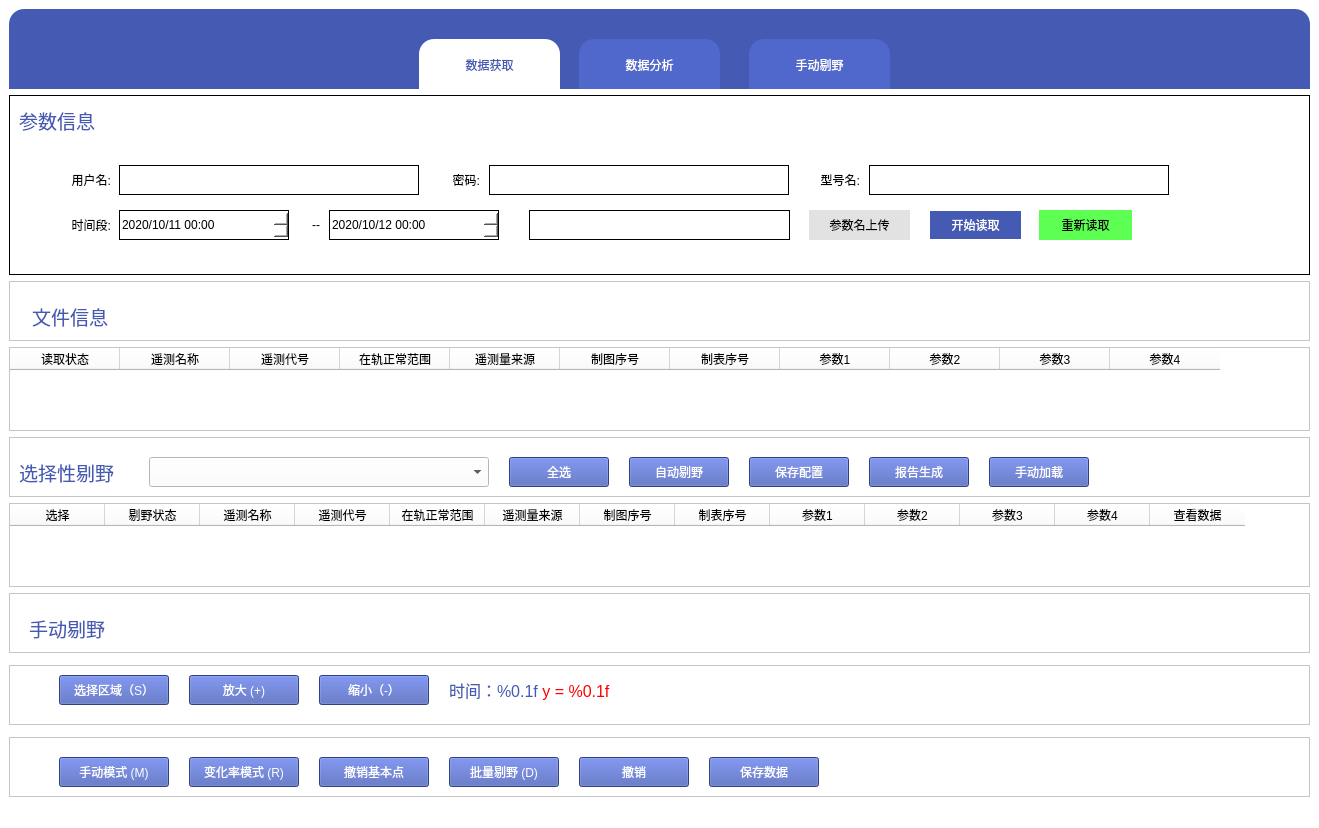
<?xml version="1.0" encoding="UTF-8"?>
<ui version="4.0">
 <class>MainWindow</class>
 <widget class="QMainWindow" name="MainWindow">
  <property name="geometry">
   <rect>
    <x>0</x>
    <y>0</y>
    <width>1319</width>
    <height>828</height>
   </rect>
  </property>
  <property name="minimumSize">
   <size>
    <width>1319</width>
    <height>828</height>
   </size>
  </property>
  <property name="windowTitle">
   <string>MainWindow</string>
  </property>
  <property name="styleSheet">
   <string notr="true">background-color: rgb(255, 255, 255);
margin: 0px;</string>
  </property>
  <property name="locale">
   <locale language="Chinese" country="HongKong"/>
  </property>
  <widget class="QWidget" name="centralwidget">
   <layout class="QVBoxLayout" name="verticalLayout">
    <item>
     <widget class="QFrame" name="frame_5">
      <property name="minimumSize">
       <size>
        <width>0</width>
        <height>80</height>
       </size>
      </property>
      <property name="styleSheet">
       <string notr="true">background-color: rgb(69, 90, 179);
border-top-left-radius:15px;
border-top-right-radius:15px;</string>
      </property>
      <property name="frameShape">
       <enum>QFrame::StyledPanel</enum>
      </property>
      <property name="frameShadow">
       <enum>QFrame::Raised</enum>
      </property>
      <widget class="QPushButton" name="data_get_btn">
       <property name="geometry">
        <rect>
         <x>410</x>
         <y>30</y>
         <width>141</width>
         <height>51</height>
        </rect>
       </property>
       <property name="styleSheet">
        <string notr="true">background-color: rgb(80, 103, 203);
font: 75 12pt &quot;微软雅黑&quot;;
background-color: rgb(255, 255, 255);
color:#455ab3;
border-top-left-radius:15px;
border-top-right-radius:15px</string>
       </property>
       <property name="text">
        <string>数据获取</string>
       </property>
      </widget>
      <widget class="QPushButton" name="data_analysis_btn">
       <property name="geometry">
        <rect>
         <x>570</x>
         <y>30</y>
         <width>141</width>
         <height>51</height>
        </rect>
       </property>
       <property name="styleSheet">
        <string notr="true">background-color: rgb(80, 103, 203);
font: 75 12pt &quot;微软雅黑&quot;;
color: rgb(255, 255, 255);
border-top-left-radius:15px;
border-top-right-radius:15px;</string>
       </property>
       <property name="text">
        <string>数据分析</string>
       </property>
      </widget>
      <widget class="QPushButton" name="choice_btn">
       <property name="geometry">
        <rect>
         <x>740</x>
         <y>30</y>
         <width>141</width>
         <height>51</height>
        </rect>
       </property>
       <property name="styleSheet">
        <string notr="true">background-color: rgb(80, 103, 203);
font: 75 12pt &quot;微软雅黑&quot;;
color: rgb(255, 255, 255);
border-top-left-radius:15px;
border-top-right-radius:15px;</string>
       </property>
       <property name="text">
        <string>手动剔野</string>
       </property>
      </widget>
      <widget class="QLabel" name="label_3">
       <property name="geometry">
        <rect>
         <x>20</x>
         <y>10</y>
         <width>353</width>
         <height>60</height>
        </rect>
       </property>
       <property name="styleSheet">
        <string notr="true">border-top-left-radius:0px;
border-top-right-radius:0px;
</string>
       </property>
       <property name="text">
        <string/>
       </property>
      </widget>
     </widget>
    </item>
    <item>
     <widget class="QFrame" name="frame">
      <property name="enabled">
       <bool>true</bool>
      </property>
      <property name="minimumSize">
       <size>
        <width>0</width>
        <height>180</height>
       </size>
      </property>
      <property name="maximumSize">
       <size>
        <width>16777215</width>
        <height>180</height>
       </size>
      </property>
      <property name="styleSheet">
       <string notr="true">margin: 0px;
border-width: 1px;border-style: solid;</string>
      </property>
      <property name="frameShape">
       <enum>QFrame::StyledPanel</enum>
      </property>
      <property name="frameShadow">
       <enum>QFrame::Raised</enum>
      </property>
      <widget class="QLabel" name="label_8">
       <property name="geometry">
        <rect>
         <x>290</x>
         <y>115</y>
         <width>21</width>
         <height>30</height>
        </rect>
       </property>
       <property name="styleSheet">
        <string notr="true">border:0px;font: 10pt &quot;Microsoft YaHei UI&quot;;</string>
       </property>
       <property name="text">
        <string>--</string>
       </property>
       <property name="alignment">
        <set>Qt::AlignRight|Qt::AlignTrailing|Qt::AlignVCenter</set>
       </property>
      </widget>
      <widget class="QLabel" name="label">
       <property name="geometry">
        <rect>
         <x>10</x>
         <y>10</y>
         <width>101</width>
         <height>31</height>
        </rect>
       </property>
       <property name="font">
        <font>
         <family>Microsoft YaHei UI</family>
         <pointsize>14</pointsize>
         <weight>9</weight>
         <italic>false</italic>
         <bold>false</bold>
        </font>
       </property>
       <property name="styleSheet">
        <string notr="true">color:#455ab3;
font: 75 14pt &quot;Microsoft YaHei UI&quot;;
border:0px;</string>
       </property>
       <property name="text">
        <string>参数信息</string>
       </property>
      </widget>
      <widget class="QPushButton" name="crawl_btn">
       <property name="geometry">
        <rect>
         <x>920</x>
         <y>115</y>
         <width>93</width>
         <height>30</height>
        </rect>
       </property>
       <property name="styleSheet">
        <string notr="true">font: 10pt &quot;Microsoft YaHei UI&quot;;
background-color:#455ab3;
color:#fff;</string>
       </property>
       <property name="text">
        <string>开始读取</string>
       </property>
      </widget>
      <widget class="QLineEdit" name="model_edit">
       <property name="geometry">
        <rect>
         <x>860</x>
         <y>70</y>
         <width>300</width>
         <height>30</height>
        </rect>
       </property>
      </widget>
      <widget class="QLineEdit" name="password_edit">
       <property name="geometry">
        <rect>
         <x>480</x>
         <y>70</y>
         <width>300</width>
         <height>30</height>
        </rect>
       </property>
       <property name="styleSheet">
        <string notr="true">font: 12pt &quot;Microsoft YaHei UI&quot;;</string>
       </property>
      </widget>
      <widget class="QLineEdit" name="username_edit">
       <property name="geometry">
        <rect>
         <x>110</x>
         <y>70</y>
         <width>300</width>
         <height>30</height>
        </rect>
       </property>
       <property name="styleSheet">
        <string notr="true">font: 12pt &quot;Microsoft YaHei UI&quot;;</string>
       </property>
      </widget>
      <widget class="QPushButton" name="upload_excel_btn">
       <property name="geometry">
        <rect>
         <x>800</x>
         <y>115</y>
         <width>101</width>
         <height>30</height>
        </rect>
       </property>
       <property name="styleSheet">
        <string notr="true">font: 10pt &quot;Microsoft YaHei UI&quot;;
background-color: rgb(226,226,226);</string>
       </property>
       <property name="text">
        <string>参数名上传</string>
       </property>
      </widget>
      <widget class="QLabel" name="label_6">
       <property name="geometry">
        <rect>
         <x>30</x>
         <y>115</y>
         <width>72</width>
         <height>30</height>
        </rect>
       </property>
       <property name="styleSheet">
        <string notr="true">border:0px;font: 10pt &quot;Microsoft YaHei UI&quot;;</string>
       </property>
       <property name="text">
        <string>时间段:</string>
       </property>
       <property name="alignment">
        <set>Qt::AlignRight|Qt::AlignTrailing|Qt::AlignVCenter</set>
       </property>
      </widget>
      <widget class="QDateTimeEdit" name="end_time_edit">
       <property name="geometry">
        <rect>
         <x>320</x>
         <y>115</y>
         <width>170</width>
         <height>30</height>
        </rect>
       </property>
       <property name="styleSheet">
        <string notr="true">font: 10pt &quot;Microsoft YaHei UI&quot;;</string>
       </property>
       <property name="locale">
        <locale language="Chinese" country="China"/>
       </property>
       <property name="dateTime">
        <datetime>
         <hour>0</hour>
         <minute>0</minute>
         <second>0</second>
         <year>2020</year>
         <month>10</month>
         <day>12</day>
        </datetime>
       </property>
       <property name="date">
        <date>
         <year>2020</year>
         <month>10</month>
         <day>12</day>
        </date>
       </property>
       <property name="displayFormat">
        <string>yyyy/MM/dd HH:mm</string>
       </property>
       <property name="timeSpec">
        <enum>Qt::TimeZone</enum>
       </property>
      </widget>
      <widget class="QLabel" name="label_7">
       <property name="geometry">
        <rect>
         <x>420</x>
         <y>70</y>
         <width>51</width>
         <height>30</height>
        </rect>
       </property>
       <property name="styleSheet">
        <string notr="true">border:0px;font: 10pt &quot;Microsoft YaHei UI&quot;;</string>
       </property>
       <property name="text">
        <string>密码:</string>
       </property>
       <property name="alignment">
        <set>Qt::AlignRight|Qt::AlignTrailing|Qt::AlignVCenter</set>
       </property>
      </widget>
      <widget class="QLabel" name="label_5">
       <property name="geometry">
        <rect>
         <x>790</x>
         <y>70</y>
         <width>61</width>
         <height>30</height>
        </rect>
       </property>
       <property name="styleSheet">
        <string notr="true">border:0px;font: 10pt &quot;Microsoft YaHei UI&quot;;</string>
       </property>
       <property name="text">
        <string>型号名:</string>
       </property>
       <property name="alignment">
        <set>Qt::AlignRight|Qt::AlignTrailing|Qt::AlignVCenter</set>
       </property>
      </widget>
      <widget class="QDateTimeEdit" name="create_time_edit">
       <property name="geometry">
        <rect>
         <x>110</x>
         <y>115</y>
         <width>170</width>
         <height>30</height>
        </rect>
       </property>
       <property name="styleSheet">
        <string notr="true">font: 10pt &quot;Microsoft YaHei UI&quot;;</string>
       </property>
       <property name="locale">
        <locale language="Chinese" country="China"/>
       </property>
       <property name="frame">
        <bool>true</bool>
       </property>
       <property name="dateTime">
        <datetime>
         <hour>0</hour>
         <minute>0</minute>
         <second>0</second>
         <year>2020</year>
         <month>10</month>
         <day>11</day>
        </datetime>
       </property>
       <property name="displayFormat">
        <string notr="true">yyyy/MM/dd HH:mm</string>
       </property>
       <property name="calendarPopup">
        <bool>false</bool>
       </property>
       <property name="timeSpec">
        <enum>Qt::TimeZone</enum>
       </property>
      </widget>
      <widget class="QLineEdit" name="excel_path_edit">
       <property name="geometry">
        <rect>
         <x>520</x>
         <y>115</y>
         <width>261</width>
         <height>30</height>
        </rect>
       </property>
       <property name="styleSheet">
        <string notr="true">font: 9pt &quot;Microsoft YaHei UI&quot;;</string>
       </property>
      </widget>
      <widget class="QLabel" name="label_4">
       <property name="geometry">
        <rect>
         <x>30</x>
         <y>70</y>
         <width>72</width>
         <height>30</height>
        </rect>
       </property>
       <property name="styleSheet">
        <string notr="true">border:0px;font: 10pt &quot;Microsoft YaHei UI&quot;;</string>
       </property>
       <property name="text">
        <string>用户名:</string>
       </property>
       <property name="alignment">
        <set>Qt::AlignRight|Qt::AlignTrailing|Qt::AlignVCenter</set>
       </property>
      </widget>
      <widget class="QPushButton" name="reset_crawl_btn">
       <property name="geometry">
        <rect>
         <x>1030</x>
         <y>115</y>
         <width>93</width>
         <height>30</height>
        </rect>
       </property>
       <property name="styleSheet">
        <string notr="true">font: 10pt &quot;Microsoft YaHei UI&quot;;
background-color:#5eff53;</string>
       </property>
       <property name="text">
        <string>重新读取</string>
       </property>
      </widget>
     </widget>
    </item>
    <item>
     <widget class="QFrame" name="frame_7">
      <property name="minimumSize">
       <size>
        <width>0</width>
        <height>60</height>
       </size>
      </property>
      <property name="maximumSize">
       <size>
        <width>16777215</width>
        <height>60</height>
       </size>
      </property>
      <property name="frameShape">
       <enum>QFrame::StyledPanel</enum>
      </property>
      <property name="frameShadow">
       <enum>QFrame::Raised</enum>
      </property>
      <widget class="QLabel" name="label_2">
       <property name="geometry">
        <rect>
         <x>10</x>
         <y>10</y>
         <width>120</width>
         <height>50</height>
        </rect>
       </property>
       <property name="minimumSize">
        <size>
         <width>120</width>
         <height>50</height>
        </size>
       </property>
       <property name="maximumSize">
        <size>
         <width>120</width>
         <height>50</height>
        </size>
       </property>
       <property name="font">
        <font>
         <family>Microsoft YaHei UI</family>
         <pointsize>14</pointsize>
         <weight>9</weight>
         <italic>false</italic>
         <bold>false</bold>
        </font>
       </property>
       <property name="styleSheet">
        <string notr="true">color:#455ab3;
font: 75 14pt &quot;Microsoft YaHei UI&quot;;
border:0px;
margin: 8px;</string>
       </property>
       <property name="text">
        <string>文件信息</string>
       </property>
      </widget>
     </widget>
    </item>
    <item>
     <widget class="QTableWidget" name="fileinfo_table">
      <property name="sizePolicy">
       <sizepolicy hsizetype="Expanding" vsizetype="Expanding">
        <horstretch>0</horstretch>
        <verstretch>0</verstretch>
       </sizepolicy>
      </property>
      <property name="styleSheet">
       <string notr="true">font: 10pt &quot;Microsoft YaHei UI&quot;;
</string>
      </property>
      <property name="autoScrollMargin">
       <number>16</number>
      </property>
      <attribute name="horizontalHeaderDefaultSectionSize">
       <number>110</number>
      </attribute>
      <column>
       <property name="text">
        <string>读取状态</string>
       </property>
      </column>
      <column>
       <property name="text">
        <string>遥测名称</string>
       </property>
      </column>
      <column>
       <property name="text">
        <string>遥测代号</string>
       </property>
      </column>
      <column>
       <property name="text">
        <string>在轨正常范围</string>
       </property>
      </column>
      <column>
       <property name="text">
        <string>遥测量来源</string>
       </property>
      </column>
      <column>
       <property name="text">
        <string>制图序号</string>
       </property>
      </column>
      <column>
       <property name="text">
        <string>制表序号</string>
       </property>
      </column>
      <column>
       <property name="text">
        <string>参数1</string>
       </property>
      </column>
      <column>
       <property name="text">
        <string>参数2</string>
       </property>
      </column>
      <column>
       <property name="text">
        <string>参数3</string>
       </property>
      </column>
      <column>
       <property name="text">
        <string>参数4</string>
       </property>
      </column>
     </widget>
    </item>
    <item>
     <widget class="QFrame" name="frame_2">
      <property name="minimumSize">
       <size>
        <width>0</width>
        <height>60</height>
       </size>
      </property>
      <property name="maximumSize">
       <size>
        <width>16777215</width>
        <height>60</height>
       </size>
      </property>
      <property name="frameShape">
       <enum>QFrame::StyledPanel</enum>
      </property>
      <property name="frameShadow">
       <enum>QFrame::Raised</enum>
      </property>
      <widget class="QPushButton" name="report_docx_btn">
       <property name="geometry">
        <rect>
         <x>860</x>
         <y>20</y>
         <width>100</width>
         <height>30</height>
        </rect>
       </property>
       <property name="styleSheet">
        <string notr="true">background-color:#455ab3;color:#fff;
font: 10pt &quot;Microsoft YaHei UI&quot;;</string>
       </property>
       <property name="text">
        <string>报告生成</string>
       </property>
      </widget>
      <widget class="QPushButton" name="auto_choice_btn">
       <property name="geometry">
        <rect>
         <x>620</x>
         <y>20</y>
         <width>100</width>
         <height>30</height>
        </rect>
       </property>
       <property name="styleSheet">
        <string notr="true">background-color:#455ab3;color:#fff;
font: 10pt &quot;Microsoft YaHei UI&quot;;</string>
       </property>
       <property name="text">
        <string>自动剔野</string>
       </property>
      </widget>
      <widget class="QPushButton" name="select_all_btn">
       <property name="geometry">
        <rect>
         <x>500</x>
         <y>20</y>
         <width>100</width>
         <height>30</height>
        </rect>
       </property>
       <property name="styleSheet">
        <string notr="true">background-color:#455ab3;color:#fff;
font: 10pt &quot;Microsoft YaHei UI&quot;;</string>
       </property>
       <property name="text">
        <string>全选</string>
       </property>
      </widget>
      <widget class="QLabel" name="label_9">
       <property name="geometry">
        <rect>
         <x>10</x>
         <y>20</y>
         <width>121</width>
         <height>31</height>
        </rect>
       </property>
       <property name="font">
        <font>
         <family>Microsoft YaHei UI</family>
         <pointsize>14</pointsize>
         <weight>9</weight>
         <italic>false</italic>
         <bold>false</bold>
        </font>
       </property>
       <property name="styleSheet">
        <string notr="true">color:#455ab3;
font: 75 14pt &quot;Microsoft YaHei UI&quot;;
border:0px;</string>
       </property>
       <property name="text">
        <string>选择性剔野</string>
       </property>
      </widget>
      <widget class="QPushButton" name="save_auto_choice_config_btn">
       <property name="geometry">
        <rect>
         <x>740</x>
         <y>20</y>
         <width>100</width>
         <height>30</height>
        </rect>
       </property>
       <property name="styleSheet">
        <string notr="true">background-color:#455ab3;color:#fff;
font: 10pt &quot;Microsoft YaHei UI&quot;;</string>
       </property>
       <property name="text">
        <string>保存配置</string>
       </property>
      </widget>
      <widget class="QComboBox" name="auto_choices_cbbox">
       <property name="geometry">
        <rect>
         <x>140</x>
         <y>20</y>
         <width>340</width>
         <height>30</height>
        </rect>
       </property>
       <property name="styleSheet">
        <string notr="true">font: 12pt &quot;Microsoft YaHei UI&quot;;</string>
       </property>
      </widget>
      <widget class="QPushButton" name="open_sdat_btn">
       <property name="geometry">
        <rect>
         <x>980</x>
         <y>20</y>
         <width>100</width>
         <height>30</height>
        </rect>
       </property>
       <property name="styleSheet">
        <string notr="true">background-color:#455ab3;color:#fff;
font: 10pt &quot;Microsoft YaHei UI&quot;;</string>
       </property>
       <property name="text">
        <string>手动加载</string>
       </property>
      </widget>
     </widget>
    </item>
    <item>
     <widget class="QTableWidget" name="fileinfo_table_2">
      <property name="styleSheet">
       <string notr="true">font: 10pt &quot;Microsoft YaHei UI&quot;;</string>
      </property>
      <attribute name="horizontalHeaderDefaultSectionSize">
       <number>95</number>
      </attribute>
      <column>
       <property name="text">
        <string>选择</string>
       </property>
      </column>
      <column>
       <property name="text">
        <string>剔野状态</string>
       </property>
      </column>
      <column>
       <property name="text">
        <string>遥测名称</string>
       </property>
      </column>
      <column>
       <property name="text">
        <string>遥测代号</string>
       </property>
      </column>
      <column>
       <property name="text">
        <string>在轨正常范围</string>
       </property>
      </column>
      <column>
       <property name="text">
        <string>遥测量来源</string>
       </property>
      </column>
      <column>
       <property name="text">
        <string>制图序号</string>
       </property>
      </column>
      <column>
       <property name="text">
        <string>制表序号</string>
       </property>
      </column>
      <column>
       <property name="text">
        <string>参数1</string>
       </property>
      </column>
      <column>
       <property name="text">
        <string>参数2</string>
       </property>
      </column>
      <column>
       <property name="text">
        <string>参数3</string>
       </property>
      </column>
      <column>
       <property name="text">
        <string>参数4</string>
       </property>
      </column>
      <column>
       <property name="text">
        <string>查看数据</string>
       </property>
      </column>
     </widget>
    </item>
    <item>
     <widget class="QFrame" name="frame_3">
      <property name="minimumSize">
       <size>
        <width>0</width>
        <height>60</height>
       </size>
      </property>
      <property name="maximumSize">
       <size>
        <width>16777215</width>
        <height>60</height>
       </size>
      </property>
      <property name="frameShape">
       <enum>QFrame::StyledPanel</enum>
      </property>
      <property name="frameShadow">
       <enum>QFrame::Raised</enum>
      </property>
      <widget class="QLabel" name="manual_lable">
       <property name="geometry">
        <rect>
         <x>20</x>
         <y>20</y>
         <width>561</width>
         <height>31</height>
        </rect>
       </property>
       <property name="font">
        <font>
         <family>Microsoft YaHei UI</family>
         <pointsize>14</pointsize>
         <weight>9</weight>
         <italic>false</italic>
         <bold>false</bold>
        </font>
       </property>
       <property name="styleSheet">
        <string notr="true">color:#455ab3;
font: 75 14pt &quot;Microsoft YaHei UI&quot;;
border:0px;</string>
       </property>
       <property name="text">
        <string>手动剔野</string>
       </property>
      </widget>
     </widget>
    </item>
    <item>
     <widget class="QWidget" name="l_widget" native="true"/>
    </item>
    <item>
     <widget class="QFrame" name="frame_6">
      <property name="minimumSize">
       <size>
        <width>0</width>
        <height>60</height>
       </size>
      </property>
      <property name="maximumSize">
       <size>
        <width>16777215</width>
        <height>60</height>
       </size>
      </property>
      <property name="frameShape">
       <enum>QFrame::StyledPanel</enum>
      </property>
      <property name="frameShadow">
       <enum>QFrame::Raised</enum>
      </property>
      <widget class="QLabel" name="position_lable">
       <property name="geometry">
        <rect>
         <x>440</x>
         <y>10</y>
         <width>531</width>
         <height>31</height>
        </rect>
       </property>
       <property name="font">
        <font>
         <family>Microsoft YaHei UI</family>
         <pointsize>14</pointsize>
         <weight>9</weight>
         <italic>false</italic>
         <bold>false</bold>
        </font>
       </property>
       <property name="styleSheet">
        <string notr="true">color:#455ab3;
font: 75 14pt &quot;Microsoft YaHei UI&quot;;
border:0px;</string>
       </property>
       <property name="text">
        <string>&lt;html&gt;&lt;head/&gt;&lt;body&gt;&lt;p&gt;&lt;span style=&quot; font-size:12pt;&quot;&gt;时间：%0.1f  &lt;/span&gt;&lt;span style=&quot; font-size:12pt; color:#ff0000;&quot;&gt;y = %0.1f&lt;/span&gt;&lt;/p&gt;&lt;/body&gt;&lt;/html&gt;</string>
       </property>
      </widget>
      <widget class="QPushButton" name="zoom_out_btn">
       <property name="geometry">
        <rect>
         <x>310</x>
         <y>10</y>
         <width>110</width>
         <height>30</height>
        </rect>
       </property>
       <property name="styleSheet">
        <string notr="true">background-color:#455ab3;color:#fff;
font: 10pt &quot;Microsoft YaHei UI&quot;;</string>
       </property>
       <property name="text">
        <string>缩小（-）</string>
       </property>
      </widget>
      <widget class="QPushButton" name="zoom_in_btn">
       <property name="geometry">
        <rect>
         <x>180</x>
         <y>10</y>
         <width>110</width>
         <height>30</height>
        </rect>
       </property>
       <property name="styleSheet">
        <string notr="true">background-color:#455ab3;color:#fff;
font: 10pt &quot;Microsoft YaHei UI&quot;;</string>
       </property>
       <property name="text">
        <string>放大 (+)</string>
       </property>
      </widget>
      <widget class="QPushButton" name="select_range_btn">
       <property name="geometry">
        <rect>
         <x>50</x>
         <y>10</y>
         <width>110</width>
         <height>30</height>
        </rect>
       </property>
       <property name="styleSheet">
        <string notr="true">background-color:#455ab3;color:#fff;
font: 10pt &quot;Microsoft YaHei UI&quot;;</string>
       </property>
       <property name="text">
        <string>选择区域（S）</string>
       </property>
      </widget>
     </widget>
    </item>
    <item>
     <widget class="QWidget" name="r_widget" native="true"/>
    </item>
    <item>
     <widget class="QFrame" name="frame_4">
      <property name="minimumSize">
       <size>
        <width>0</width>
        <height>60</height>
       </size>
      </property>
      <property name="maximumSize">
       <size>
        <width>16777215</width>
        <height>60</height>
       </size>
      </property>
      <property name="frameShape">
       <enum>QFrame::StyledPanel</enum>
      </property>
      <property name="frameShadow">
       <enum>QFrame::Raised</enum>
      </property>
      <widget class="QPushButton" name="save_change_btn">
       <property name="geometry">
        <rect>
         <x>700</x>
         <y>20</y>
         <width>110</width>
         <height>30</height>
        </rect>
       </property>
       <property name="styleSheet">
        <string notr="true">background-color:#455ab3;color:#fff;
font: 10pt &quot;Microsoft YaHei UI&quot;;</string>
       </property>
       <property name="text">
        <string>保存数据</string>
       </property>
      </widget>
      <widget class="QPushButton" name="manual_btn">
       <property name="geometry">
        <rect>
         <x>50</x>
         <y>20</y>
         <width>110</width>
         <height>30</height>
        </rect>
       </property>
       <property name="styleSheet">
        <string notr="true">background-color:#455ab3;color:#fff;
font: 10pt &quot;Microsoft YaHei UI&quot;;</string>
       </property>
       <property name="text">
        <string>手动模式 (M)</string>
       </property>
      </widget>
      <widget class="QPushButton" name="delete_btn">
       <property name="geometry">
        <rect>
         <x>440</x>
         <y>20</y>
         <width>110</width>
         <height>30</height>
        </rect>
       </property>
       <property name="styleSheet">
        <string notr="true">background-color:#455ab3;color:#fff;
font: 10pt &quot;Microsoft YaHei UI&quot;;</string>
       </property>
       <property name="text">
        <string>批量剔野 (D)</string>
       </property>
      </widget>
      <widget class="QPushButton" name="undo_btn">
       <property name="geometry">
        <rect>
         <x>570</x>
         <y>20</y>
         <width>110</width>
         <height>30</height>
        </rect>
       </property>
       <property name="styleSheet">
        <string notr="true">background-color:#455ab3;color:#fff;
font: 10pt &quot;Microsoft YaHei UI&quot;;</string>
       </property>
       <property name="text">
        <string>撤销</string>
       </property>
      </widget>
      <widget class="QPushButton" name="rate_btn">
       <property name="geometry">
        <rect>
         <x>180</x>
         <y>20</y>
         <width>110</width>
         <height>30</height>
        </rect>
       </property>
       <property name="styleSheet">
        <string notr="true">background-color:#455ab3;color:#fff;
font: 10pt &quot;Microsoft YaHei UI&quot;;</string>
       </property>
       <property name="text">
        <string>变化率模式 (R)</string>
       </property>
      </widget>
      <widget class="QPushButton" name="undo_base_btn">
       <property name="geometry">
        <rect>
         <x>310</x>
         <y>20</y>
         <width>110</width>
         <height>30</height>
        </rect>
       </property>
       <property name="styleSheet">
        <string notr="true">background-color:#455ab3;color:#fff;
font: 10pt &quot;Microsoft YaHei UI&quot;;</string>
       </property>
       <property name="text">
        <string>撤销基本点</string>
       </property>
      </widget>
     </widget>
    </item>
   </layout>
  </widget>
  <widget class="QStatusBar" name="statusbar"/>
 </widget>
 <resources/>
 <connections/>
</ui>
